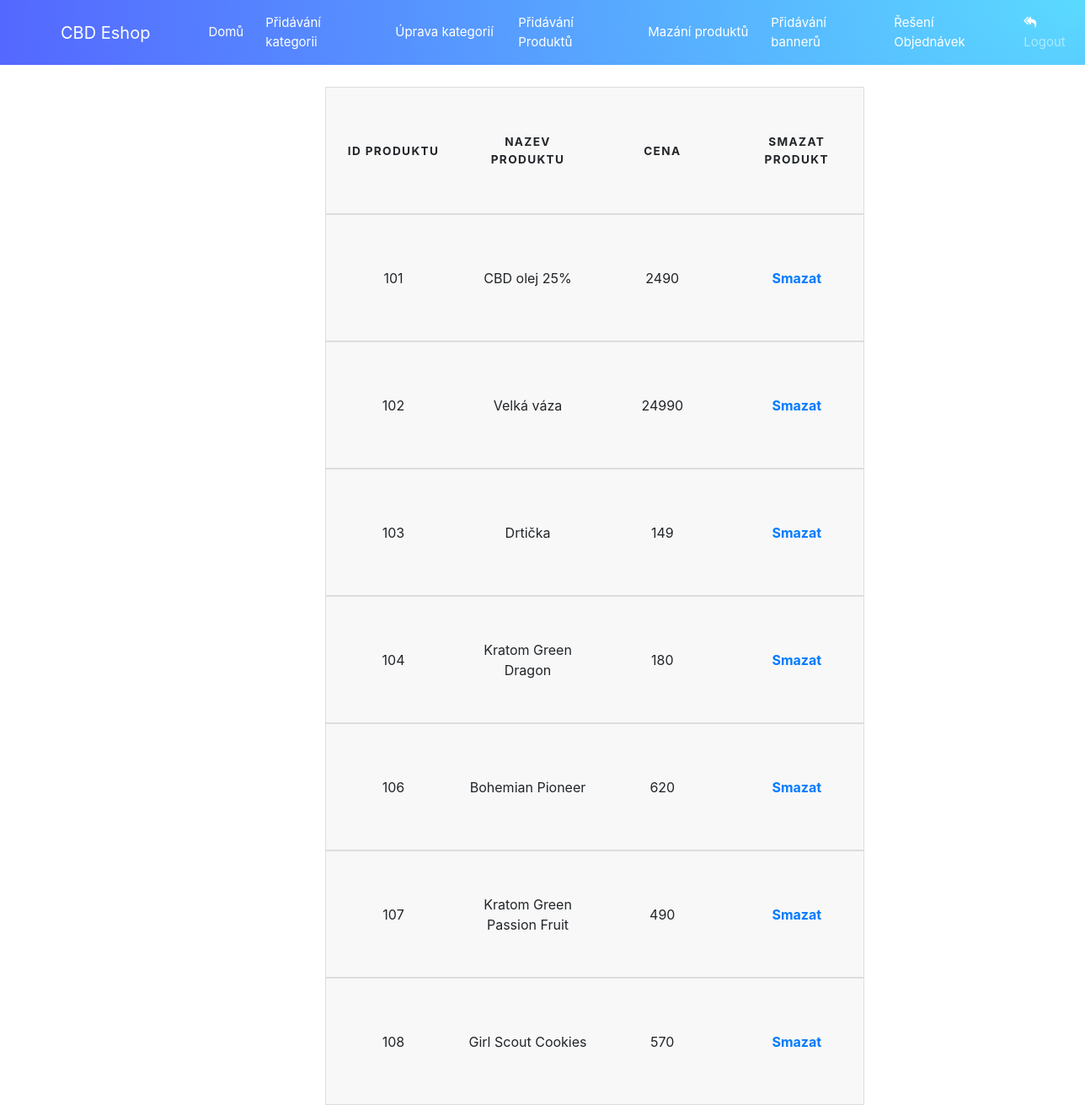
/admin_sekce/Smazat_produkt.php, run on an earlier commit of the app's database.
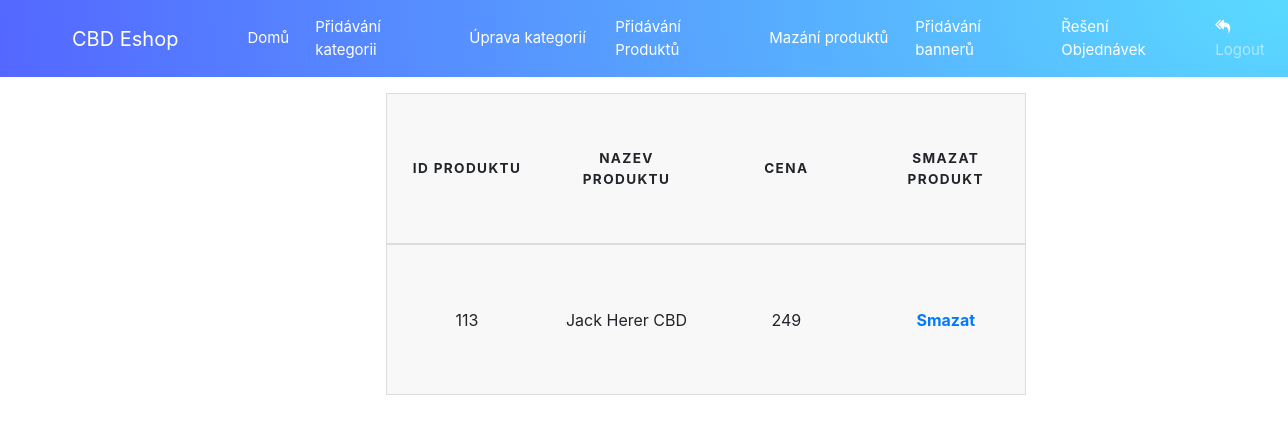
And on a later commit of the database.
### tables this page shows
CREATE TABLE `produkty` (
  `id_produkt` int(11) NOT NULL,
  `jmeno_produktu` varchar(255) NOT NULL,
  `popis_produktu` varchar(600) NOT NULL,
  `obrazek` varchar(255) NOT NULL,
  `Id_kategorie` int(11) NOT NULL,
  `cena` varchar(255) NOT NULL,
  `Id_subkategorie` int(11) NOT NULL,
  `quantity` int(1) NOT NULL,
  `id_komentare` int(11) NOT NULL
);

### admin_sekce/Smazat_produkt.php (the view, shortened to what this page needs)
<?php
$host = "localhost";
$username = "root";
$pass = "";
$db = "eshopfd";
$con = mysqli_connect($host, $username, $pass, $db);
?>
<!DOCTYPE html>
<html lang="en">
<head>
    <link rel="stylesheet" href="../css/bootstrap-grid.css">
    <link rel="stylesheet" href="../css/bootstrap.css">
    <link rel="stylesheet" href="../css/forms.css">
    <link rel="stylesheet" href="https://maxcdn.bootstrapcdn.com/font-awesome/4.7.0/css/font-awesome.min.css">
    <link rel="stylesheet" href="https://stackpath.bootstrapcdn.com/bootstrap/4.3.1/css/bootstrap.min.css"
>
    <link rel="stylesheet" href="../css/tabulka_kategorie.css">
</head>
<body>
<nav class="navbar navbar-expand-md navbar-dark bg-purple" style="background-image: radial-gradient(100% 1000% at 100% 0, #5adaff 0, #5468ff 100%);">
    <div class="mx-auto order-1 w-75">
        <a class="navbar-brand mx-lg-5" href="../main.php">CBD Eshop</a>
    </div>
    <div class="navbar-collapse collapse  order-2  dual-collapse2">
        <ul class="navbar-nav ml-auto">
            <li class="nav-item">
                <a class="nav-link active" href='../main.php'>Domů</a>
            </li>
            <li class='nav-item'>
                <a class='nav-link active' style="width:9rem;" href='admin.php'>Přidávání kategorii</a>
            </li>
            <li class='nav-item'>
                <a class='nav-link active ' style="width:8.5rem;" href='Uprava_kategorii.php'>Úprava kategorií</a>
            </li>
            <li class='nav-item'>
                <a class='nav-link active' style="width:9rem;" href='Pridavani_produktu.php'>Přidávání Produktů</a>
            </li>
            <li class='nav-item'>
                <a class='nav-link active' style="width:8.5rem;" href='Smazat_produkt.php'>Mazání produktů</a>
            </li>
            <li class='nav-item'>
                <a class='nav-link active' style="width:8.5rem;" href='Pridavani_banneru.php'>Přidávání bannerů</a>
            </li>
            <li class='nav-item'>
                <a class='nav-link active' style="width:9rem;" href='stav_objednavek.php'>Řešení Objednávek</a>
            </li>
        </ul>
    </div>
    <div class="navbar-collapse collapse w-75  order-3 dual-collapse2">
        <ul class="navbar-nav ml-auto">
            <li class="nav-item">
                <a class='nav-link' href='../logout.php'><i class='fa fa-reply-all'></i> Logout</a>
            </li>
        </ul>
    </div>
</nav>
<table>
    <thead>
    <th>Id Produktu</th>
    <th>Nazev Produktu</th>
    <th>Cena</th>
    <th>Smazat Produkt</th>
    </thead>
</table>
<?php
$sql = ("SELECT * FROM produkty");
$query = mysqli_query($con, $sql);
while ($row = mysqli_fetch_assoc($query)) {
    $id_produkt = $row['id_produkt'];
?>
    <table>
        <tbody>
        <tr style="">
            <td funny_nadpis="id_produkt"><?php echo $row['id_produkt']; ?></td>
            <td funny_nadpis="jmeno_produkt"><?php echo $row['jmeno_produktu']; ?></td>
            <td funny_nadpis="jmeno_produkt"><?php echo $row['cena']; ?></td>
            <?php echo"
            <td funny_nadpis='jmeno_produkt'><a href='mazani_produktu.php?id_produkt=$id_produkt'><strong>Smazat</strong></a>
            ";?>
            </td>
        </tr>
        </tbody>
    </table>
<?php
}
?>
</body>
</html>

What changed in the data, as far as the page shows it:
removed produkty: id_produkt "101", jmeno_produktu "CBD olej 25%", cena "2490"
removed produkty: id_produkt "102", jmeno_produktu "Velká váza", cena "24990"
removed produkty: id_produkt "103", jmeno_produktu "Drtička", cena "149"
removed produkty: id_produkt "104", jmeno_produktu "Kratom Green Dragon", cena "180"
removed produkty: id_produkt "106", jmeno_produktu "Bohemian Pioneer", cena "620"
removed produkty: id_produkt "107", jmeno_produktu "Kratom Green Passion Fruit", cena "490"
removed produkty: id_produkt "108", jmeno_produktu "Girl Scout Cookies", cena "570"
added produkty: id_produkt "113", jmeno_produktu "Jack Herer CBD", cena "249"
